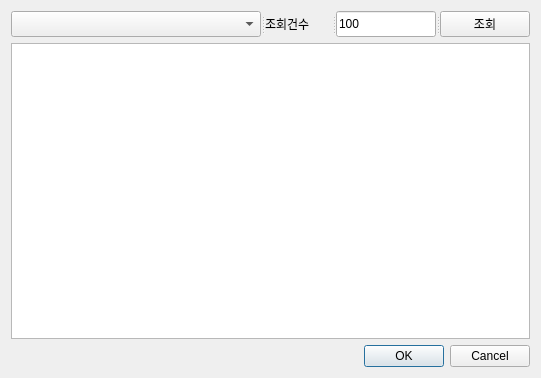
<?xml version="1.0" encoding="UTF-8"?>
<ui version="4.0">
 <class>Dialog</class>
 <widget class="QDialog" name="Dialog">
  <property name="geometry">
   <rect>
    <x>0</x>
    <y>0</y>
    <width>541</width>
    <height>378</height>
   </rect>
  </property>
  <property name="windowTitle">
   <string>일자별 주가 조회</string>
  </property>
  <layout class="QGridLayout" name="gridLayout">
   <item row="0" column="0">
    <widget class="QSplitter" name="splitter_3">
     <property name="orientation">
      <enum>Qt::Horizontal</enum>
     </property>
     <widget class="QSplitter" name="splitter">
      <property name="orientation">
       <enum>Qt::Horizontal</enum>
      </property>
      <widget class="QComboBox" name="comboBox">
       <property name="minimumSize">
        <size>
         <width>250</width>
         <height>0</height>
        </size>
       </property>
      </widget>
     </widget>
     <widget class="QSplitter" name="splitter_2">
      <property name="maximumSize">
       <size>
        <width>16777215</width>
        <height>16777215</height>
       </size>
      </property>
      <property name="orientation">
       <enum>Qt::Horizontal</enum>
      </property>
      <widget class="QLabel" name="label_2">
       <property name="text">
        <string>조회건수</string>
       </property>
      </widget>
      <widget class="QLineEdit" name="lineEdit_date">
       <property name="maximumSize">
        <size>
         <width>100</width>
         <height>16777215</height>
        </size>
       </property>
       <property name="text">
        <string>100</string>
       </property>
      </widget>
     </widget>
     <widget class="QPushButton" name="pushButton">
      <property name="text">
       <string>조회</string>
      </property>
     </widget>
    </widget>
   </item>
   <item row="1" column="0">
    <widget class="QTableView" name="tableView"/>
   </item>
   <item row="2" column="0">
    <widget class="QDialogButtonBox" name="buttonBox">
     <property name="orientation">
      <enum>Qt::Horizontal</enum>
     </property>
     <property name="standardButtons">
      <set>QDialogButtonBox::Cancel|QDialogButtonBox::Ok</set>
     </property>
    </widget>
   </item>
  </layout>
 </widget>
 <resources/>
 <connections>
  <connection>
   <sender>buttonBox</sender>
   <signal>accepted()</signal>
   <receiver>Dialog</receiver>
   <slot>accept()</slot>
   <hints>
    <hint type="sourcelabel">
     <x>227</x>
     <y>330</y>
    </hint>
    <hint type="destinationlabel">
     <x>157</x>
     <y>274</y>
    </hint>
   </hints>
  </connection>
  <connection>
   <sender>buttonBox</sender>
   <signal>rejected()</signal>
   <receiver>Dialog</receiver>
   <slot>reject()</slot>
   <hints>
    <hint type="sourcelabel">
     <x>295</x>
     <y>336</y>
    </hint>
    <hint type="destinationlabel">
     <x>286</x>
     <y>274</y>
    </hint>
   </hints>
  </connection>
  <connection>
   <sender>pushButton</sender>
   <signal>clicked()</signal>
   <receiver>Dialog</receiver>
   <slot>inquiry()</slot>
   <hints>
    <hint type="sourcelabel">
     <x>473</x>
     <y>22</y>
    </hint>
    <hint type="destinationlabel">
     <x>417</x>
     <y>-20</y>
    </hint>
   </hints>
  </connection>
 </connections>
 <slots>
  <slot>inquiry()</slot>
 </slots>
</ui>
